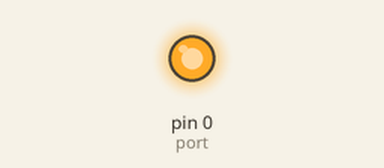
Simulated run of this sketch. Board: Arduino Uno, built with avr-gcc and run on an emulated ATmega328P. Shown: output pins drawn as LEDs (lit = HIGH).

Above: at 0.1 s.
Timing chart, 0 to 1.6 s (numbered marks = the images above):
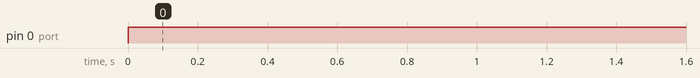

The sketch:

laser.ino
```cpp
#include <Arduino.h>

const int port = 0;
const int gnd = 1;

void setup() {
  pinMode(port, OUTPUT);
  pinMode(gnd, OUTPUT);
}

void loop() {
  digitalWrite(port, HIGH);
  digitalWrite(gnd, LOW);
}
```

Measured:
- by itself, pin 0 (port): LOW → HIGH at 0.00 s
